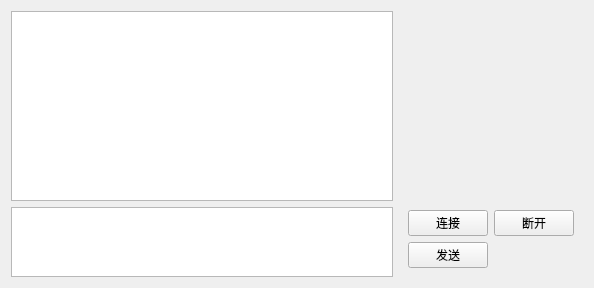
<?xml version="1.0" encoding="UTF-8"?>
<ui version="4.0">
 <class>Widget</class>
 <widget class="QWidget" name="Widget">
  <property name="geometry">
   <rect>
    <x>0</x>
    <y>0</y>
    <width>594</width>
    <height>288</height>
   </rect>
  </property>
  <property name="windowTitle">
   <string>Widget</string>
  </property>
  <layout class="QHBoxLayout" name="horizontalLayout">
   <item>
    <layout class="QVBoxLayout" name="verticalLayout_3" stretch="5,1">
     <item>
      <widget class="QTextBrowser" name="textBrowser"/>
     </item>
     <item>
      <widget class="QTextEdit" name="textEdit"/>
     </item>
    </layout>
   </item>
   <item>
    <widget class="QWidget" name="widget" native="true">
     <layout class="QVBoxLayout" name="verticalLayout">
      <item>
       <spacer name="verticalSpacer_2">
        <property name="orientation">
         <enum>Qt::Vertical</enum>
        </property>
        <property name="sizeHint" stdset="0">
         <size>
          <width>20</width>
          <height>189</height>
         </size>
        </property>
       </spacer>
      </item>
      <item>
       <layout class="QGridLayout" name="gridLayout">
        <item row="0" column="0">
         <widget class="QPushButton" name="pushButton">
          <property name="text">
           <string>连接</string>
          </property>
         </widget>
        </item>
        <item row="0" column="1">
         <widget class="QPushButton" name="pushButton_2">
          <property name="text">
           <string>断开</string>
          </property>
         </widget>
        </item>
        <item row="1" column="0">
         <widget class="QPushButton" name="pushButton_3">
          <property name="text">
           <string>发送</string>
          </property>
         </widget>
        </item>
       </layout>
      </item>
     </layout>
    </widget>
   </item>
  </layout>
 </widget>
 <resources/>
 <connections/>
</ui>
